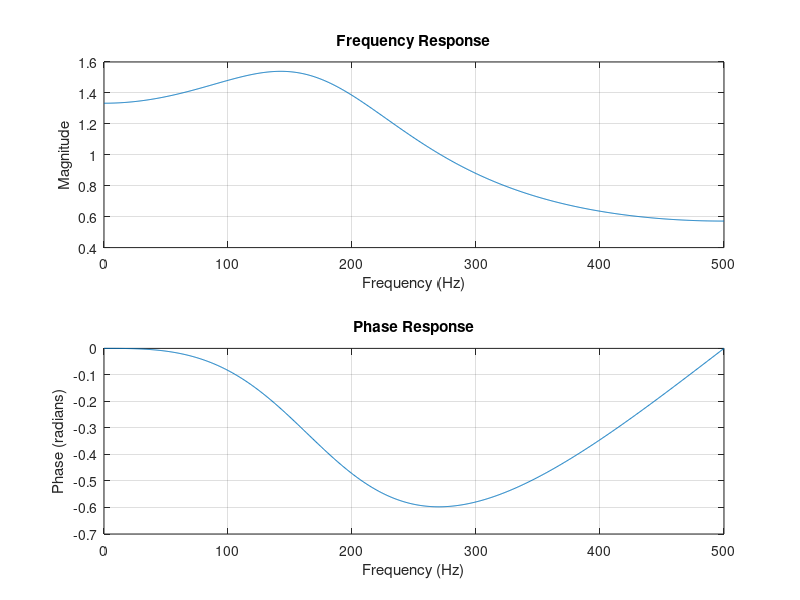

Write the MATLAB code that produced this figure.
% Define the system's transfer function
num = 1;  % Numerator coefficients
den = [1, -0.5, 0.25];  % Denominator coefficients

% Compute the frequency response
fs = 1000;  % Sampling frequency (Hz)
f = linspace(0, fs/2, 1000);  % Frequency range (0 to Nyquist frequency)
w = 2 * pi * f / fs;  % Angular frequency
[H, w] = freqz(num, den, w);

% Compute the phase response
phase = unwrap(angle(H));

% Plot the frequency response
figure;
subplot(2, 1, 1);
plot(f, abs(H));
title('Frequency Response');
xlabel('Frequency (Hz)');
ylabel('Magnitude');
grid on;

% Plot the phase response
subplot(2, 1, 2);
plot(f, phase);
title('Phase Response');
xlabel('Frequency (Hz)');
ylabel('Phase (radians)');
grid on;
